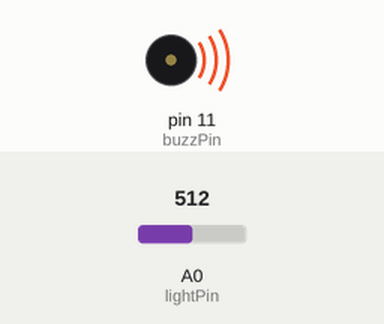
Bench run of a sketch on a simulated Arduino Uno, built with avr-gcc and run on an emulated ATmega328P. Parts: buzzer (waves = sounding). The test bench sets the inputs (shaded band); at power-on: A0 (lightPin) = 512.

Above: at 1.2 s.
1.3 s: A0 (lightPin) set to 83
At 1.9 s:
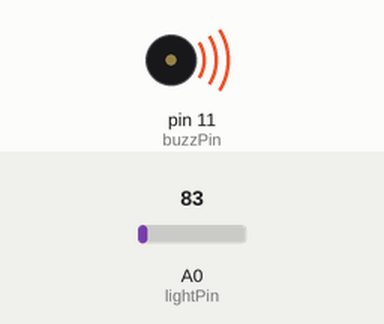
2.8 s: A0 (lightPin) set to 72
At 3.1 s:
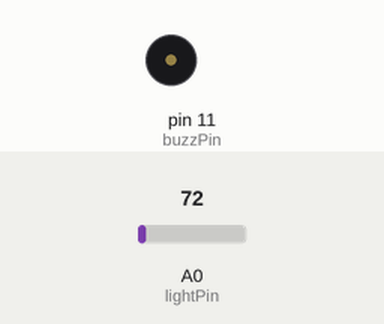
Timing chart, 0 to 5.8 s (numbered marks = the images above; inputs shaded):
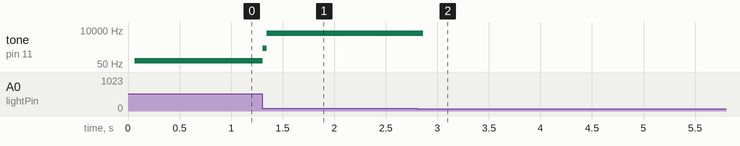

Measured:
- the behaviour switches between 78 and 77 on A0 (lightPin) (found by bisection; images 1 and 2)
- after the input at 1.3 s, tone on pin 11 (buzzPin): 82 Hz → 569 Hz at once, → 6244 Hz 0.04 s later
- after the input at 2.8 s, tone on pin 11 (buzzPin): 6244 Hz → silent after 0.06 s

The sketch:

photoresistor_with_buzzer.ino
```cpp
int lightPin=A0;
int buzzPin=11;
int lightval;
int dt;
//ldrpin is to send 5v to the ldr
int ldrpin=1;
 void setup() {
  // put your setup code here, to run once:
pinMode(A0, INPUT);
pinMode(buzzPin, OUTPUT);
  //to open the serial monitor

Serial.begin(9600);
}

void loop() {
  // put your main code here, to run repeatedly:
lightval=analogRead(lightPin);
dt=(9./550.)*lightval-(9.*200./550.)+1.;
digitalWrite(buzzPin, HIGH);
delay(dt);
digitalWrite(buzzPin, LOW);
delay(dt);
}
```
